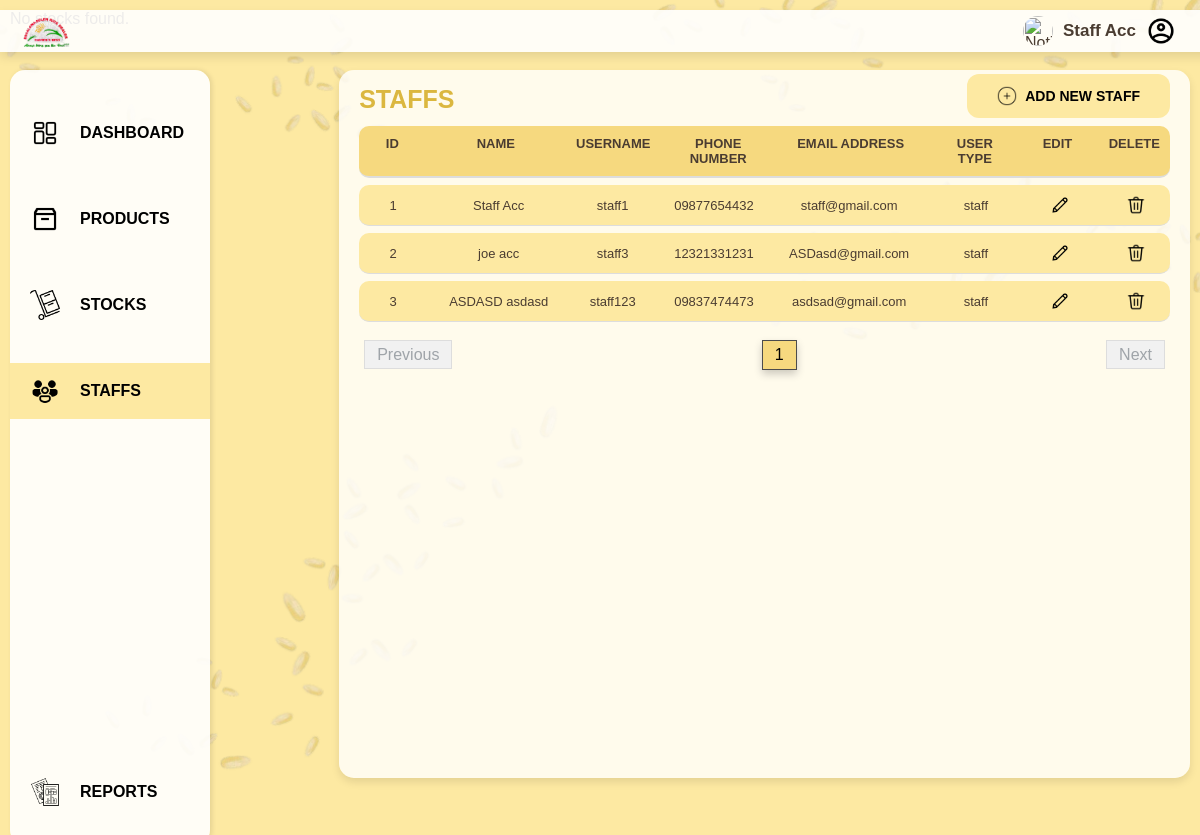
Screenshot of /admin/staffs/staff_list.php (signed in) with the database file from the repository.
### tables this page shows
CREATE TABLE `staff` (
  `staff_id` int(11) NOT NULL,
  `login_id` int(11) NOT NULL,
  `name` varchar(255) NOT NULL,
  `phone_number` varchar(11) NOT NULL,
  `email_address` varchar(255) NOT NULL,
  `usertype` varchar(25) DEFAULT NULL
);

### admin/staffs/staff_list.php (the view, shortened to what this page needs)
<?php
include('../../notifications.php');
$page = isset($_GET['page']) ? (int)$_GET['page'] : 1;
$page = max(1, $page);
$limit = 10;
$offset = ($page - 1) * $limit;
$offset = max(0, $offset);
$branch_id = $_SESSION["branch_id"];
$sql = "SELECT login.id, login.first_name, login.last_name, login.username, staff.staff_id, staff.phone_number, staff.email_address, staff.usertype
        FROM login
        JOIN staff
        ON login.id = staff.login_id
        WHERE login.branch_id = ?
        LIMIT $offset, $limit";
$stmt = $mysqli->prepare($sql);
$stmt->bind_param("i", $branch_id);
$stmt->execute();
$result = $stmt->get_result();
$staffData = $result->fetch_all(MYSQLI_ASSOC);
$sqlCount = "SELECT COUNT(*) as total
             FROM login
             JOIN staff
             ON login.id = staff.login_id
             WHERE login.branch_id = ?";
$stmtCount = $mysqli->prepare($sqlCount);
$stmtCount->bind_param("i", $branch_id);
$stmtCount->execute();
$resultCount = $stmtCount->get_result();
$rowCount = $resultCount->fetch_assoc();
$totalRecords = $rowCount['total'];
$totalPages = ceil($totalRecords / $limit);
$maxPagesToShow = 10;
$startPage = max(1, $page - floor($maxPagesToShow / 2));
$endPage = min($totalPages, $startPage + $maxPagesToShow - 1);
if ($endPage - $startPage + 1 < $maxPagesToShow) {
    $startPage = max(1, $endPage - $maxPagesToShow + 1);
}
?>
<!DOCTYPE html>
<html lang="en">
<head>
    <link rel="stylesheet" href="../../styles/staff_list.css">
</head>
<body>
    <header>
        <div><img src="../../favicon.png" alt="Logo" class="logo"></div>
        <div class="account-info">
            <div class="dropdown notifications-dropdown">
                <img src="../../images/notif-icon.png" alt="Notifications" class="notification-icon">
            </div>
            <span class="user-name"><?php echo htmlspecialchars($_SESSION["first_name"] . " " . $_SESSION["last_name"]); ?></span>
            <div class="dropdown">
                <img src="../../images/account-icon.png" alt="Account">
            </div>
        </div>
    </header>
    <div class="sidebar">
        <nav>
            <ul>
                <li><a href="../admin.php"><img src="../../images/dashboard-icon.png" alt="Dashboard">DASHBOARD</a></li>
                <li><a href="../products/products.php"><img src="../../images/products-icon.png" alt="Products">PRODUCTS</a></li>
                <li><a href="../stocks/stocks.php"><img src="../../images/stocks-icon.png" alt="Stocks">STOCKS</a></li>
                <li><a class="current"><img src="../../images/staffs-icon.png" alt="Staffs">STAFFS</a></li>
            </ul>
        </nav>
        <ul class="reports">
            <li><a href="../reports/reports.php"><img src="../../images/reports-icon.png" alt="Reports">REPORTS</a></li>
        </ul>
    </div>
    <main>
        <div class="card">
            <h3>STAFFS</h3>
            <button id="addNewStaffBtn"><img class="add" src="../../images/add-icon.png" alt="Add">ADD NEW STAFF</button>
            <div id="staffList">
                <div class="staff-header">
                    <div>ID</div>
                    <div>NAME</div>
                    <div>USERNAME</div>
                    <div>PHONE NUMBER</div>
                    <div>EMAIL ADDRESS</div>
                    <div>USER TYPE</div>
                    <div class="edit">EDIT</div>
                    <div class="delete">DELETE</div>
                </div>
                <?php if (!empty($staffData)): ?>
                    <?php $counter = $offset + 1; ?>
                    <?php foreach ($staffData as $row): ?>
                        <div class='staff-item'>
                            <div><?php echo $counter++; ?></div>
                            <div><?php echo htmlspecialchars($row['first_name'] . " " . $row['last_name']); ?></div>
                            <div><?php echo htmlspecialchars($row['username']); ?></div>
                            <div><?php echo htmlspecialchars($row['phone_number']); ?></div>
                            <div><?php echo htmlspecialchars($row['email_address']); ?></div>
                            <div><?php echo htmlspecialchars($row['usertype']); ?></div>
                            <div class='edit'><img class='edit-btn' data-id='<?php echo htmlspecialchars($row['staff_id']); ?>' src='../../images/edit-icon.png' alt='Edit'></div>
                            <div class='delete'><img class='delete-btn' data-id='<?php echo htmlspecialchars($row['staff_id']); ?>' src='../../images/delete-icon.png' alt='Delete'></div>
                        </div>
                    <?php endforeach; ?>
                <?php else: ?>
                    <div class='no-staff'>No staff found for your branch.</div>
                <?php endif; ?>
            </div>
            <div class="pagination-container">
                <div class="pagination-prev">
                    <?php if ($page > 1): ?>
                        <a href="staff_list.php?page=<?php echo $page - 1; ?>">Previous</a>
                    <?php else: ?>
                        <span class="disabled">Previous</span>
                    <?php endif; ?>
                </div>
                <div class="pagination">
                    <?php for ($i = $startPage; $i <= $endPage; $i++): ?>
                        <a href="staff_list.php?page=<?php echo $i; ?>" <?php if ($i === $page) echo 'class="active"'; ?>>
                            <?php echo $i; ?>
                        </a>
                    <?php endfor; ?>
                </div>
                <div class="pagination-next">
                    <?php if ($page < $totalPages): ?>
                        <a href="staff_list.php?page=<?php echo $page + 1; ?>">Next</a>
                    <?php else: ?>
                        <span class="disabled">Next</span>
                    <?php endif; ?>
                </div>
            </div>
        </div>
    </main>
</body>
</html>

### rows the page displays
staff: login.last_name "Staff Acc", login.username "staff1", phone_number "09877654432", email_address "staff@gmail.com", usertype "staff"
staff: login.last_name "joe acc", login.username "staff3", phone_number "12321331231", email_address "ASDasd@gmail.com", usertype "staff"
staff: login.last_name "ASDASD asdasd", login.username "staff123", phone_number "09837474473", email_address "asdsad@gmail.com", usertype "staff"

### other values shown
$_SESSION["first_name"] . " " . $_SESSION["last_name"] "Staff Acc"
